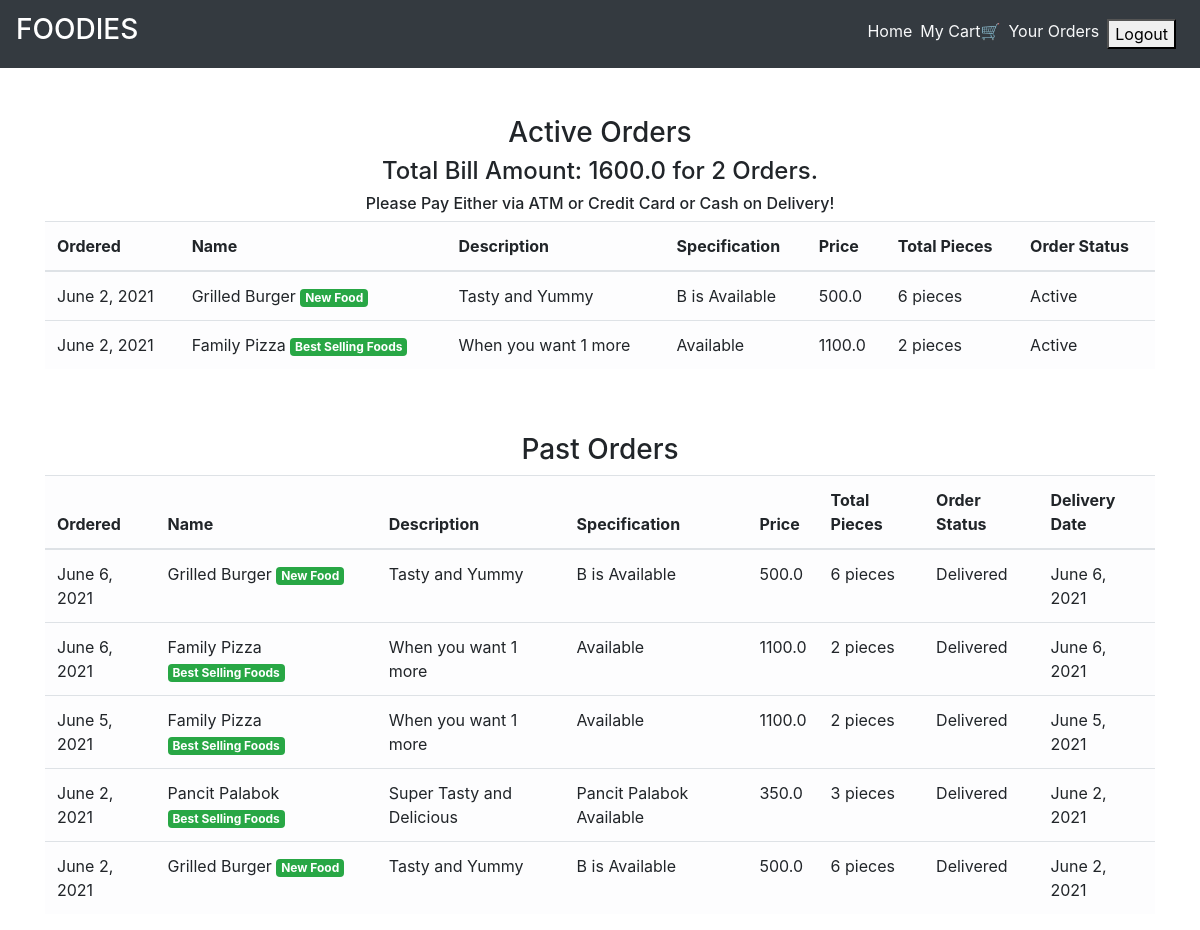
Page /order_details/ (signed in) on the committed database.
### main/models.py (models this page shows, shortened)
class CartItems(models.Model):
    ORDER_STATUS = (
        ('Active', 'Active'),
        ('Delivered', 'Delivered')
    )
    user = models.ForeignKey(User, on_delete=models.CASCADE)
    item = models.ForeignKey(Item, on_delete=models.CASCADE)
    ordered = models.BooleanField(default=False)
    quantity = models.IntegerField(default=1)
    ordered_date = models.DateField(default=timezone.now)
    status = models.CharField(max_length=20, choices=ORDER_STATUS, default='Active')
    delivery_date = models.DateField(default=timezone.now)
    class Meta:
        verbose_name = 'Cart Item'
        verbose_name_plural = 'Cart Items'

class Item(models.Model):
    LABELS = (
        ('Best Selling Foods', 'Best Selling Foods'),
        ('New Food', 'New Food'),
        ('Spicy Foods🔥', 'Spicy Foods🔥'),
    )
    LABEL_COLOUR = (
        ('danger', 'danger'),
        ('success', 'success'),
        ('primary', 'primary'),
        ('info', 'info'),
        ('warning', 'warning'),
    )
    title = models.CharField(max_length=150)
    description = models.CharField(max_length=250,blank=True)
    price = models.FloatField()
    pieces = models.IntegerField(default=6)
    instructions = models.CharField(max_length=250,default="Available")
    image = models.ImageField(default='default.png', upload_to='images/')
    labels = models.CharField(max_length=25, choices=LABELS, blank=True)
    label_colour = models.CharField(max_length=15, choices=LABEL_COLOUR, blank=True)
    slug = models.SlugField(default="foods")
    created_by = models.ForeignKey(User, on_delete=models.CASCADE)

### main/views.py (the view)
# urls.py: path('order_details/', views.order_details, name='order_details'),
@login_required
def order_details(request):
    items = CartItems.objects.filter(user=request.user, ordered=True,status="Active").order_by('-ordered_date')
    cart_items = CartItems.objects.filter(user=request.user, ordered=True,status="Delivered").order_by('-ordered_date')
    bill = items.aggregate(Sum('item__price'))
    number = items.aggregate(Sum('quantity'))
    pieces = items.aggregate(Sum('item__pieces'))
    total = bill.get("item__price__sum")
    count = number.get("quantity__sum")
    total_pieces = pieces.get("item__pieces__sum")
    context = {
        'items':items,
        'cart_items':cart_items,
        'total': total,
        'count': count,
        'total_pieces': total_pieces
    }
    return render(request, 'main/order_details.html', context)

### main/templatetags/get_group.py (called while the page is built)
@register.filter(name='has_group')
def has_group(user, group_name):
    return user.groups.filter(name=group_name).exists()

### main/templates/main/order_details.html
{% extends "main/layout.html" %}
{% block content %}
<div class="cart">
    <div class="container">
        <div class="row">
            <div class="col-sm-12 mt-5">
                <h3 class="text-center">Active Orders</h3>
                {% if items %}
                <h4 class="text-center">Total Bill Amount: {{total}} for {{ count }} Orders.</h4>
                <h6 class="text-center">Please Pay Either via ATM or Credit Card or Cash on Delivery!</h6>
                <div class="table-responsive">
                    <table class="table table-light">
                        <thead>
                        <tr>
                            <th scope="col">Ordered</th>
                            <th scope="col">Name</th>
                            <th scope="col">Description</th>
                            <th scope="col">Specification</th>
                            <th scope="col">Price</th>
                            <th scope="col">Total Pieces</th>
                            <th scope="col">Order Status</th>
                        </tr>
                        </thead>
                        <tbody>
                            {% for item_active in items %}
                        <tr>
                            <td>{{ item_active.ordered_date }}</td>
                            <td>{{ item_active.item.title }} <span class="badge badge-{{ item_active.item.label_colour }}">{{ item_active.item.labels }}</span></td>
                            <td>{{ item_active.item.description }}</td>
                            <td>{{ item_active.item.instructions }}</td>
                            <td>{{ item_active.item.price }}</td>
                            <td>{{ item_active.item.pieces }} pieces</td>
                            <td>{{ item_active.status }}</td>
                        </tr>
                            {% endfor %}
                        </tbody>
                    </table>
                </div>
                {% else %}
                <h4 class="text-center">Sorry, you have not ordered any item yet!!!</h4>
                {% endif %}
            </div>
        </div>
        <div class="row">
            <div class="col-sm-12 mt-5">
                <h3 class="text-center">Past Orders</h3>
                {% if cart_items %}
                <div class="table-responsive">
                    <table class="table table-light">
                        <thead>
                        <tr>
                            <th scope="col">Ordered</th>
                            <th scope="col">Name</th>
                            <th scope="col">Description</th>
                            <th scope="col">Specification</th>
                            <th scope="col">Price</th>
                            <th scope="col">Total Pieces</th>
                            <th scope="col">Order Status</th>
                            <th scope="col">Delivery Date</th>
                        </tr>
                        </thead>
                        <tbody>
                            {% for cart in cart_items %}
                        <tr>
                            <td>{{ cart.ordered_date }}</td>
                            <td>{{ cart.item.title }} <span class="badge badge-{{ cart.item.label_colour }}">{{ cart.item.labels }}</span></td>
                            <td>{{ cart.item.description }}</td>
                            <td>{{ cart.item.instructions }}</td>
                            <td>{{ cart.item.price }}</td>
                            <td>{{ cart.item.pieces }} pieces</td>
                            <td>{{ cart.status }}</td>
                            <td>{{ cart.delivery_date }}</td>
                        </tr>
                            {% endfor %}
                        </tbody>
                    </table>
                </div>
                {% else %}
                <h4 class="text-center">Sorry, you have not ordered any item yet!!!</h4>
                {% endif %}
            </div>
        </div>
    </div>
</div>
{% endblock content %}

### rows in the picture
CartItems: ordered_date "June 2, 2021", item "Grilled Burger", item.labels "New Food", item.description "Tasty and Yummy", item.instructions "B is Available", item.price "500.0", item.pieces "6", status "Active"
CartItems: ordered_date "June 2, 2021", item "Family Pizza", item.labels "Best Selling Foods", item.description "When you want 1 more", item.instructions "Available", item.price "1100.0", item.pieces "2", status "Active"
CartItems: ordered_date "June 6, 2021", item "Grilled Burger", item.labels "New Food", item.description "Tasty and Yummy", item.instructions "B is Available", item.price "500.0", item.pieces "6", status "Delivered", delivery_date "June 6, 2021"
CartItems: ordered_date "June 6, 2021", item "Family Pizza", item.labels "Best Selling Foods", item.description "When you want 1 more", item.instructions "Available", item.price "1100.0", item.pieces "2", status "Delivered", delivery_date "June 6, 2021"
CartItems: ordered_date "June 5, 2021", item "Family Pizza", item.labels "Best Selling Foods", item.description "When you want 1 more", item.instructions "Available", item.price "1100.0", item.pieces "2", status "Delivered", delivery_date "June 5, 2021"
CartItems: ordered_date "June 2, 2021", item "Pancit Palabok", item.labels "Best Selling Foods", item.description "Super Tasty and Delicious", item.instructions "Pancit Palabok Available", item.price "350.0", item.pieces "3", status "Delivered", delivery_date "June 2, 2021"
CartItems: ordered_date "June 2, 2021", item "Grilled Burger", item.labels "New Food", item.description "Tasty and Yummy", item.instructions "B is Available", item.price "500.0", item.pieces "6", status "Delivered", delivery_date "June 2, 2021"

### other values in the picture
{{ total }} "1600.0"
{{ count }} "2"
